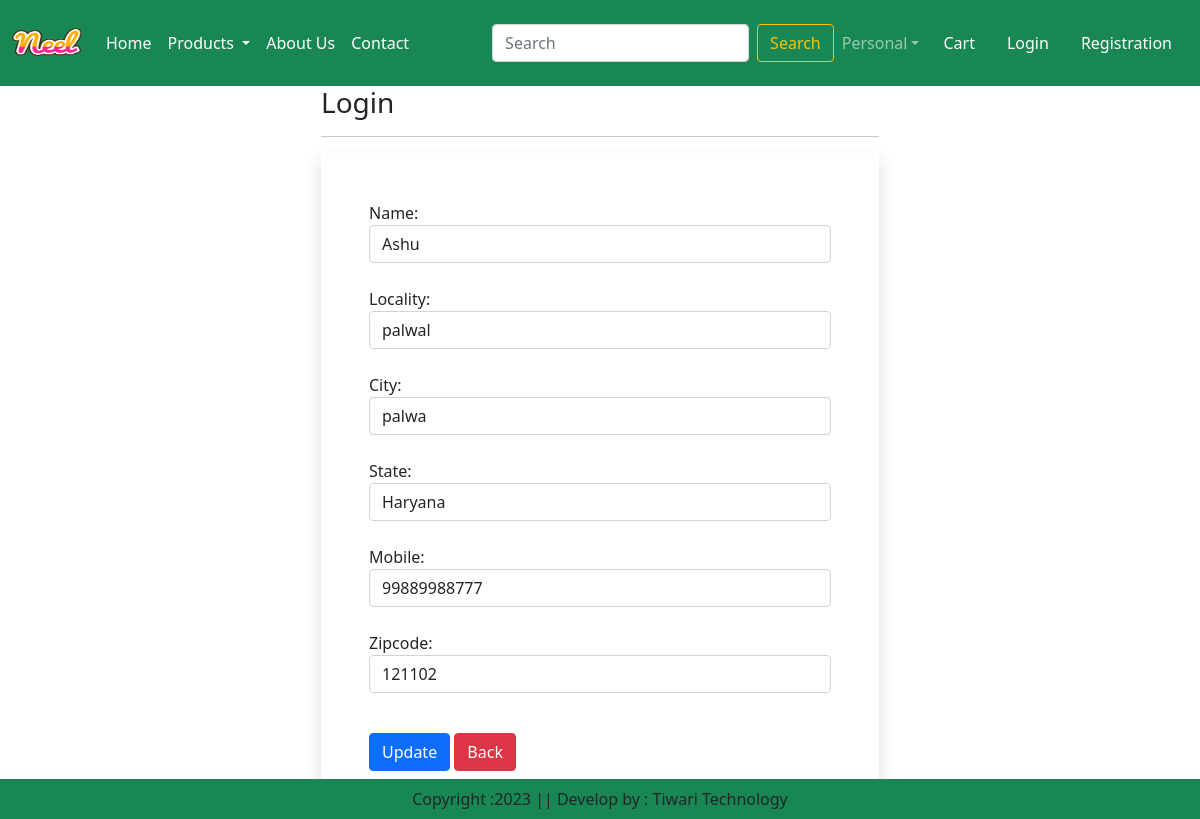
The page /updateAddress/2 on the database its author committed.
### app/models.py (models this page shows, shortened)
class Customer(models.Model):
    user = models.ForeignKey(User,on_delete=models.CASCADE)
    name = models.CharField(max_length=200)
    locality= models.CharField(max_length=200)
    city= models.CharField(max_length=50)
    mobile=models.IntegerField()
    zipcode= models.IntegerField()
    state= models.CharField(choices=STATE_CHOICES, max_length=100)

### app/views.py (the view, shortened to what this page needs)
# urls.py: path('updateAddress/<int:pk>',views.UpdateAddress.as_view(),name='UpdateAddress'),
class UpdateAddress(View):
    def get(self,request,pk):
        add= Customer.objects.get(pk=pk)
        form= CustomerProfileForm(instance=add)
        return render(request, 'app/updateadd.html',locals())

### app/forms.py
class CustomerProfileForm(forms.ModelForm):
    class Meta:
        model=Customer
        fields=['name','locality','city' ,'state' ,'mobile' ,'zipcode']
        widgets={
            'name':forms.TextInput(attrs={'class':'form-control'}),
            'locality':forms.TextInput(attrs={'class':'form-control'}),
            'city':forms.TextInput(attrs={'class':'form-control'}),
            'mobile':forms.NumberInput(attrs={'class':'form-control'}),
            'state':forms.Select(attrs={'class':'form-control'}),
            'zipcode':forms.TextInput(attrs={'class':'form-control'}),
        }

### app/templates/app/updateadd.html (shortened to what this page needs)
{% extends 'app/base.html' %}
{% load static %}
{% block main-content %}
<div class="container">
    <div class="col-sm-6 offset-sm-3">
        <h3>Login</h3>
        <hr>
        <form action="" method="post" novalidate class="shadow p-5">
            {% for fm in form %}
            {{fm.label_tag}} {{fm}} <small class="text-danger">{{fm.errors|striptags}}</small>
            <br>
            {% endfor %}
            <div class="col-12 mt-3">
                <button type="submit" value="submit" class="btn btn-primary">Update </button>
                <a href="{% url 'address' %}" type="button" class="btn btn-danger">Back</a>
                </div>
</form>
</div>
</div>
{% endblock main-content %}

### rows shown on the page
Customer: form "Ashu" "palwal" "palwa" "Haryana" "99889988777" "121102"

### other values the page prints
{{ fm.label_tag }} "Name:" "Locality:" "City:" "State:" "Mobile:" "Zipcode:"
